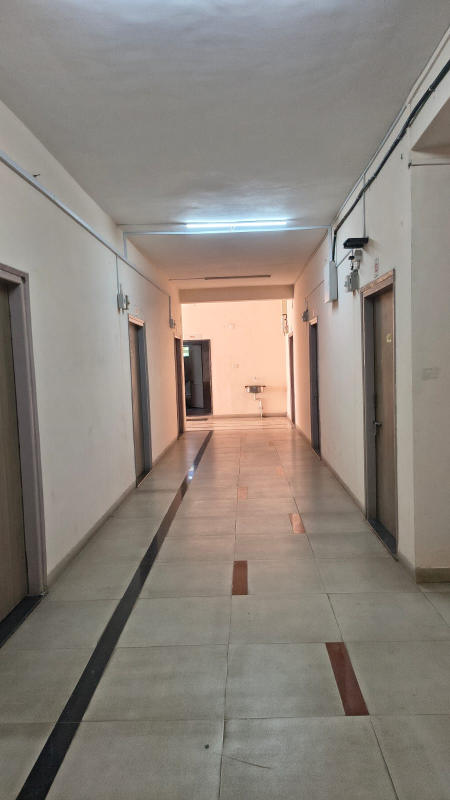
#> input picture 3rd lobby-2.jpeg, 900 x 1600 px (shown at 1/2 size)
$ python mosaic_compose.py --mask '../WhatsApp Image 2026-08-31 at 3.29.54 PM.jpeg' --photos ..
#> lines starting #> are read from the running program, lines starting #| are printed output that depends on the picture; after the words box and inside, x2 and y2 are one past the last pixel; in counts of white or black regions, pixels touching at a corner belong together
"""
mosaic_compose.py — build a silhouette photo-mosaic poster (like the profile
collage reference: a big silhouette shape filled with a masonry grid of photos,
plain background outside the shape).

Usage:
  python mosaic_compose.py --mask silhouette.png --photos ./photos --out mosaic.png
      [--width 4960] [--height 6613]      final canvas px (default ~3:4 at print res)
      [--cols 4]                          number of photo columns
      [--gutter 0.010]                    gutter as fraction of canvas width
      [--bg "#F6F3DF"]                    background color outside silhouette
      [--red-ratio 0.25]                  fraction of cells tinted red duotone
      [--mono | --color]                  grayscale cells (default) or keep color
      [--seed 42]

Mask: an image where the silhouette is DARK on a LIGHT background (or pass
--mask-invert if it's the other way). Easiest way to make one: remove the
background from a side-profile photo (remove.bg / Canva BG remover), then fill
the person solid black on white in any editor. The mask is resized to the
canvas, so rough edges are fine.

Requires: pip install pillow
"""

import argparse
import random
import sys
from pathlib import Path

from PIL import Image, ImageFilter, ImageOps

PHOTO_EXTS = {".jpg", ".jpeg", ".png", ".webp", ".bmp", ".tif", ".tiff"}


def load_mask(path: str, size: tuple[int, int], invert: bool, feather_px: int) -> Image.Image:
    m = Image.open(path).convert("L").resize(size, Image.LANCZOS)
    # silhouette assumed dark-on-light -> we want inside = white (255)
    m = ImageOps.invert(m)
    if invert:
        m = ImageOps.invert(m)
    m = m.point(lambda p: 255 if p >= 128 else 0)
    if feather_px > 0:
        m = m.filter(ImageFilter.GaussianBlur(feather_px))
    return m


def cover_crop(img: Image.Image, w: int, h: int) -> Image.Image:
    """Scale + center-crop img to exactly (w, h)."""
    sw, sh = img.size
    scale = max(w / sw, h / sh)
    img = img.resize((max(1, round(sw * scale)), max(1, round(sh * scale))), Image.LANCZOS)
    sw, sh = img.size
    left = (sw - w) // 2
    top = (sh - h) // 2
    return img.crop((left, top, left + w, top + h))


def _blend(hex_color: str, toward: tuple[int, int, int], t: float) -> str:
    c = Image.new("RGB", (1, 1), hex_color).getpixel((0, 0))
    mixed = tuple(round(a + (b - a) * t) for a, b in zip(c, toward))
    return "#{:02x}{:02x}{:02x}".format(*mixed)


TINT_PRESETS = {
    "blue": "#1f4460",   # deep steel blue (Branson-reference look)
    "red": "#6e1a1f",
    "teal": "#155e5a",
    "saffron": "#8a4a12",
}


def stylize(img: Image.Image, mode: str, tint_dark: str) -> Image.Image:
    gray = ImageOps.autocontrast(img.convert("L"), cutoff=1)
    if mode == "tint":
        mid = _blend(tint_dark, (255, 255, 255), 0.45)
        light = _blend(tint_dark, (255, 255, 255), 0.92)
        return ImageOps.colorize(gray, black=tint_dark, white=light, mid=mid)
    if mode == "color":
        return img
    return gray.convert("RGB")


def main() -> int:
    ap = argparse.ArgumentParser()
    ap.add_argument("--mask", required=True)
    ap.add_argument("--photos", required=True)
    ap.add_argument("--out", default="mosaic.png")
    ap.add_argument("--width", type=int, default=4960)
    ap.add_argument("--height", type=int, default=6613)
    ap.add_argument("--cols", type=int, default=4)
    ap.add_argument("--gutter", type=float, default=0.010)
    ap.add_argument("--bg", default="#F6F3DF")
    ap.add_argument("--tint-ratio", type=float, default=0.3,
                    help="fraction of cells given the duotone tint")
    ap.add_argument("--tint", default="blue",
                    help="tint preset (blue/red/teal/saffron) or a hex like #1f4460")
    ap.add_argument("--color", action="store_true", help="keep photos in color")
    ap.add_argument("--mask-invert", action="store_true")
    ap.add_argument("--feather", type=int, default=3, help="mask edge feather px")
    ap.add_argument("--seed", type=int, default=42)
    args = ap.parse_args()

    rng = random.Random(args.seed)
    W, H = args.width, args.height

    photo_paths = sorted(
        p for p in Path(args.photos).iterdir() if p.suffix.lower() in PHOTO_EXTS
    )
    if not photo_paths:
        print(f"No photos found in {args.photos}", file=sys.stderr)
        return 1
    photos = [Image.open(p).convert("RGB") for p in photo_paths]
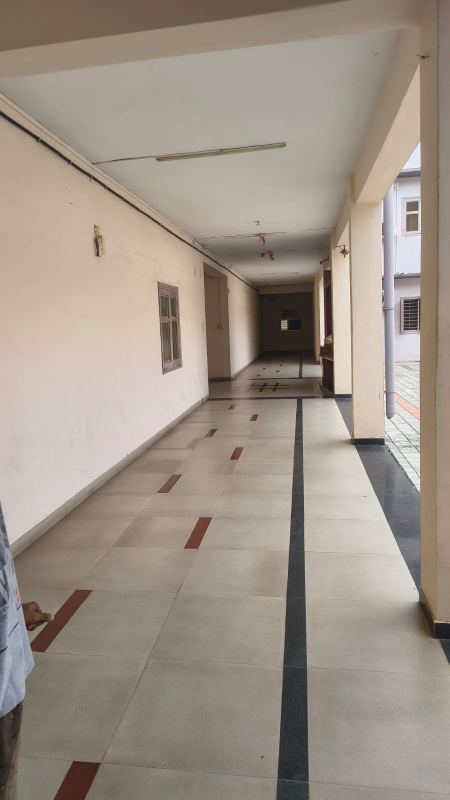
#> input picture WhatsApp Image 2026-08-31 at 3.29.54 PM.jpeg, 900 x 1600 px (shown at 1/2 size)
#> photos = 2 items
    print(f"Loaded {len(photos)} photos.")
#| Loaded 2 photos.

    mask = load_mask(args.mask, (W, H), args.mask_invert, args.feather)
#> in load_mask, `m = m.point(lambda p: 255 if p >= 128 else 0)`:
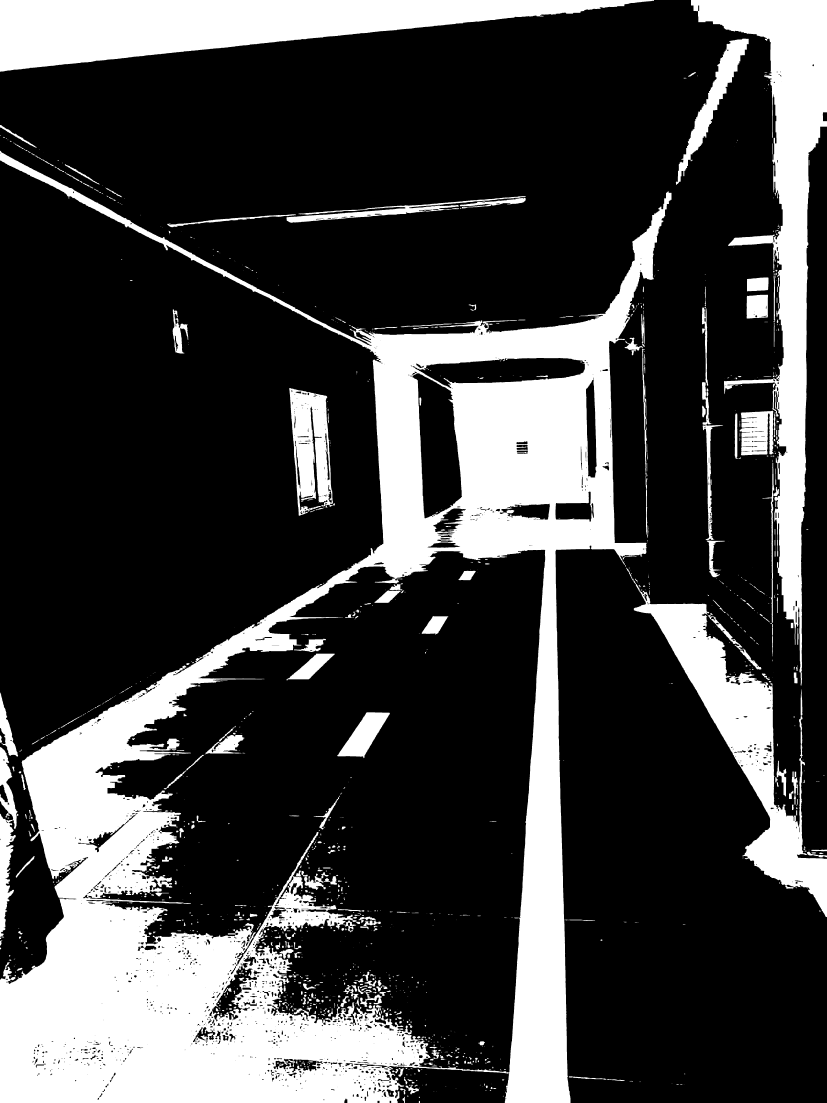
#> m: PIL image 4960x6613 L (shown at 1/6 size); 25.4% white; 1327 white regions (429 under 20 px), largest, box (x1, y1, x2, y2) and area: (0, 904, 4029, 6613) 5386918, (0, 0, 3924, 430) 869672, (4146, 0, 4960, 4114) 839516

    gutter = max(2, round(W * args.gutter))
    col_w = (W - gutter * (args.cols + 1)) // args.cols

    # Masonry fill: each column stacks photos of varied heights until full.
    grid = Image.new("RGB", (W, H), args.bg)
    order = photos[:]
#> order = 2 items
    rng.shuffle(order)
    idx = 0
    for c in range(args.cols):
        x = gutter + c * (col_w + gutter)
        y = gutter + rng.randint(0, col_w // 3)  # stagger column starts
        while y < H - gutter:
            cell_h = round(col_w * rng.uniform(0.75, 1.55))
            cell_h = min(cell_h, H - gutter - y)
            if cell_h < col_w // 3:
                break
            photo = order[idx % len(order)]
            idx += 1
            tint_dark = TINT_PRESETS.get(args.tint.lower(), args.tint)
            mode = "color" if args.color else ("tint" if rng.random() < args.tint_ratio else "mono")
            cell = stylize(cover_crop(photo, col_w, cell_h), mode, tint_dark)
            grid.paste(cell, (x, y))
            y += cell_h + gutter
#> this loop made 4 passes
#> x on passes 2 to 4: 1277, 2504, 3731
#> pass 1, in stylize, `gray = ImageOps.autocontrast(img.convert("L"), cutoff=1)`:
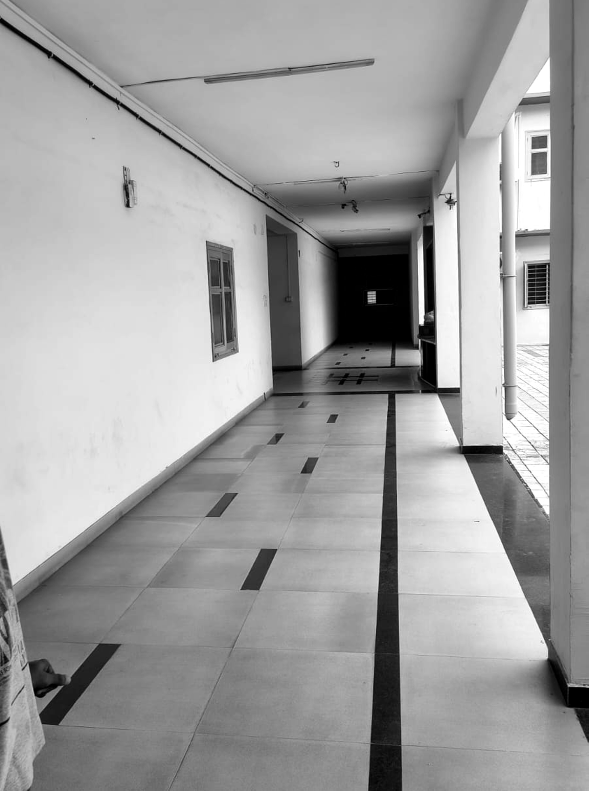
#> gray: PIL image 1177x1581 L (shown at 1/2 size); min 0, max 255, mean 159.1
#> pass 1, in stylize (call 2), `gray = ImageOps.autocontrast(img.convert("L"), cutoff=1)`:
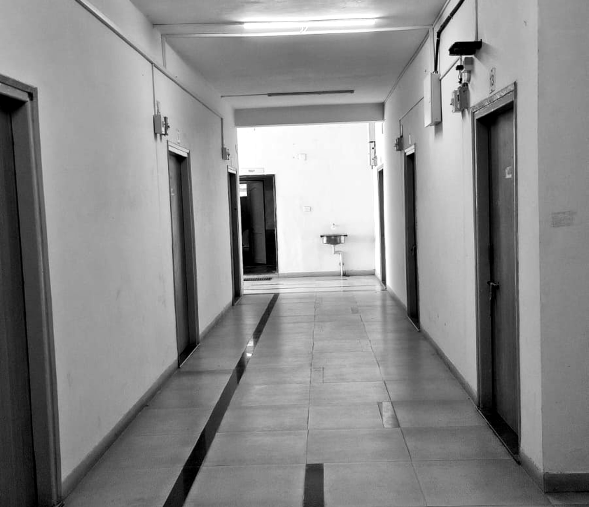
#> gray: PIL image 1177x1014 L (shown at 1/2 size); min 0, max 255, mean 137.6
#> after the loop:
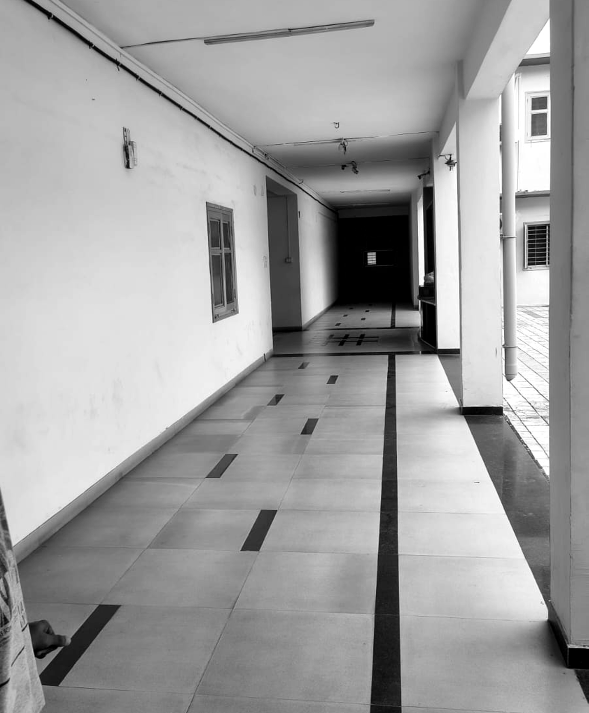
#> cell: PIL image 1177x1426 RGB (shown at 1/2 size); min 0, max 255, mean 159.7
#> after the loop:
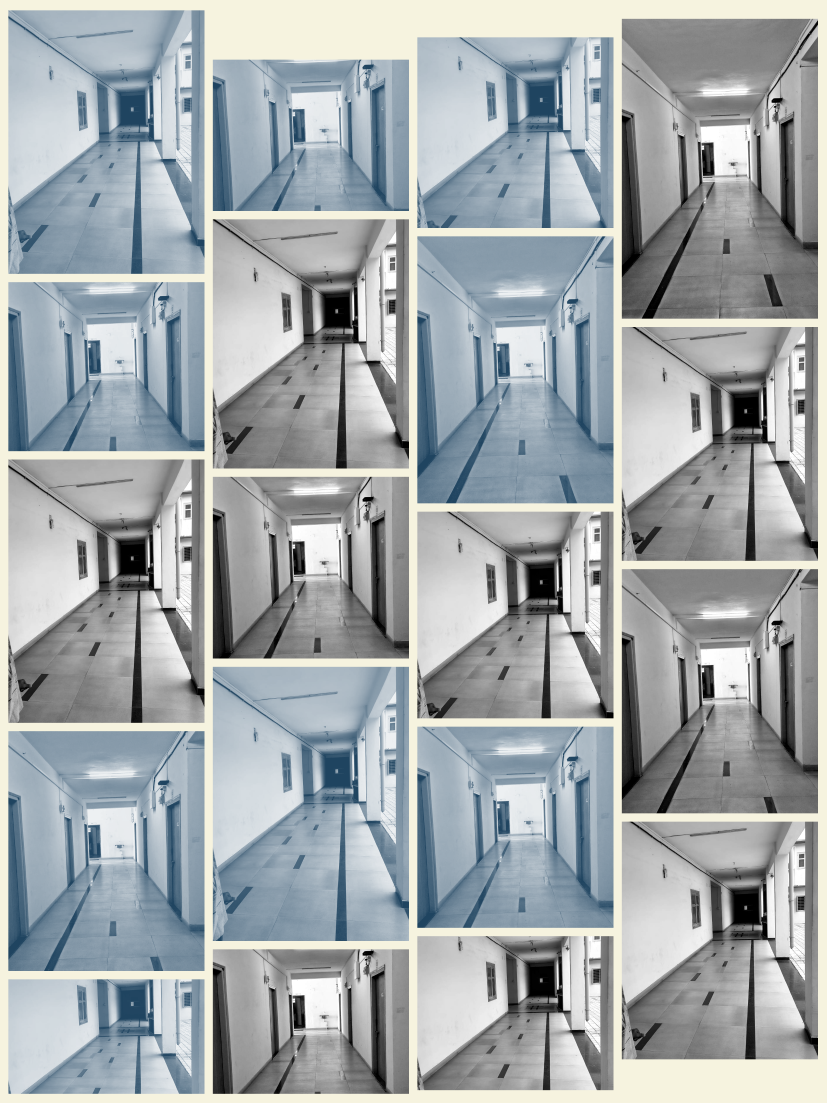
#> grid: PIL image 4960x6613 RGB (shown at 1/6 size); mean R, G, B 161.4, 168, 171.1
#> photo is the input picture: PIL image 900x1600 RGB; mean R, G, B 158.4, 147.1, 135.8
#> after the loop, idx = 19

    # Composite: photo grid visible only inside the silhouette.
    canvas = Image.new("RGB", (W, H), args.bg)
    canvas.paste(grid, (0, 0), mask)
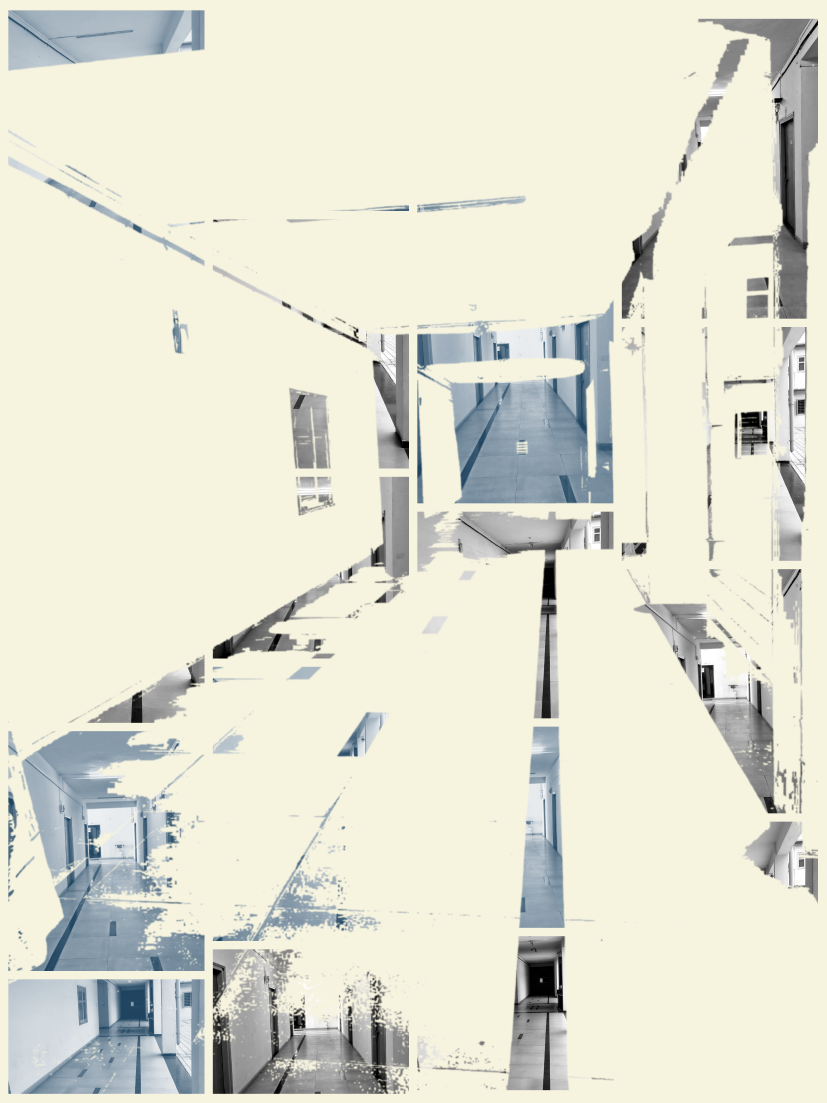
#> canvas: PIL image 4960x6613 RGB (shown at 1/6 size); mean R, G, B 224.7, 224.2, 209.9
    canvas.save(args.out, quality=95)
    print(f"Saved {args.out} ({W}x{H}). Cells placed: {idx}")
#| Saved mosaic.png (4960x6613). Cells placed: 19
    return 0


if __name__ == "__main__":
    sys.exit(main())
#> (the program exits here)
